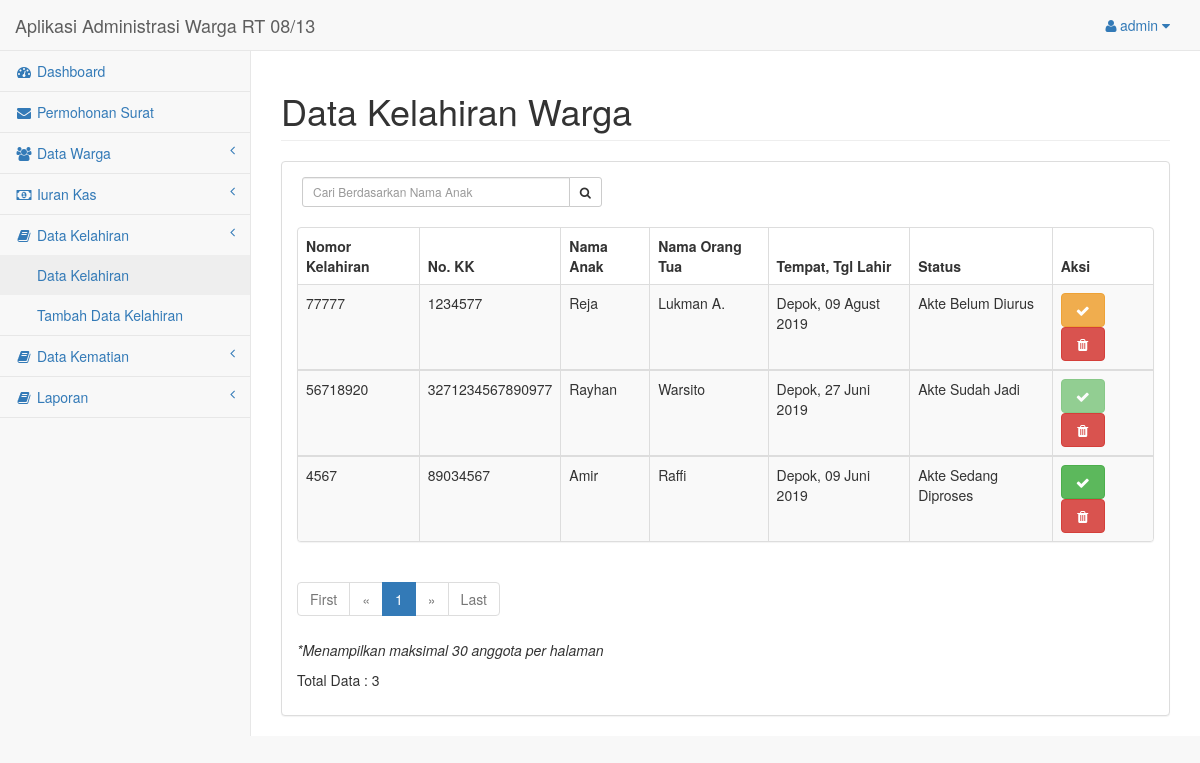
/halaman_admin/kelahiran-list.php (signed in), run on the app's committed database.
### tables this page shows
CREATE TABLE `tabel_kelahiran` (
  `no_kelahiran` varchar(30) NOT NULL,
  `no_kk` varchar(30) NOT NULL,
  `nama_anak` varchar(50) NOT NULL,
  `tempat_lahir1` varchar(20) NOT NULL,
  `tgl_lahir1` varchar(30) NOT NULL,
  `jk` varchar(10) NOT NULL,
  `status` varchar(30) NOT NULL
);

CREATE TABLE `tabel_warga` (
  `no_kk` varchar(30) NOT NULL,
  `nik` varchar(30) NOT NULL,
  `nama` varchar(50) NOT NULL,
  `jk` varchar(10) NOT NULL,
  `tempat_lahir` varchar(20) NOT NULL,
  `tgl_lahir` varchar(30) NOT NULL,
  `agama` varchar(20) NOT NULL,
  `pekerjaan` varchar(20) NOT NULL,
  `pendidikan` varchar(20) NOT NULL,
  `status_kawin` varchar(12) NOT NULL,
  `status_keluarga` varchar(20) NOT NULL
);

### halaman_admin/function.php (called while the page is built, shortened)
<?php
function tanggal_tabel($tanggal){
	$bulan = array(1 => 'Jan', 'Feb', 'Mar', 'Apr', 'Mei', 'Juni', 'Juli', 'Agust', 'Sept', 'Okt', 'Nov', 'Des');
	$split = explode('-', $tanggal);
	return $split[2] . ' ' . $bulan[(int)$split[1]] . ' ' . $split[0];
}
?>

### halaman_admin/kelahiran-list.php (the view, shortened to what this page needs)
<?php
include("layout-header.php");
include("function.php");
?>
<div id="page-wrapper">
    <div class="row">
        <div class="col-lg-12">
            <h1 class="page-header">Data Kelahiran Warga</h1>
        </div>
    </div>
    <div class="row">
        <div class="col-lg-12">
            <div class="panel panel-default">
                <div class="panel-body">
                    <div class="row">
                        <div class="row">
                         <div class="box-tools" style="width: 300px; margin-left: 35px; margin-bottom: 20px;">
                            <form action="kelahiran-list.php" method="GET">
                                <div class="input-group">
                                    <input type='text' class="form-control input-sm pull-right" name='qcari' placeholder='Cari Berdasarkan Nama Anak' required />
                                    <div class="input-group-btn">
                                        <button class="btn btn-sm btn-default" type="submit"><i class="fa fa-search"></i></button>
                                    </div>
                                </div>
                            </form>
                        </div>
                    </div>
                    <div class="col-lg-12">
                        <div class="panel panel-default">
                            <div class="table-responsive">
                                <table class="table table-striped table-bordered table-hover">
                                    <?php
                                    $page = (isset($_GET['page'])) ? $_GET['page'] : 1;
                                        $limit = 30;
                                        $limit_start = ($page - 1) * $limit;
                                        if(isset($_GET['qcari'])){
                                            $qcari = $_GET['qcari'];
                                            $sql = "SELECT * FROM tabel_kelahiran, tabel_warga WHERE tabel_kelahiran.nama_anak like '%$qcari%' AND tabel_kelahiran.no_kk = tabel_warga.no_kk AND tabel_warga.status_keluarga = 'Kepala Keluarga'";
                                        } else{
                                            $sql = "SELECT * FROM tabel_kelahiran, tabel_warga WHERE tabel_kelahiran.no_kk = tabel_warga.no_kk AND tabel_warga.status_keluarga = 'Kepala Keluarga' LIMIT ".$limit_start.",".$limit;
                                        }
                                        $query = mysqli_query($koneksi, $sql);
                                        if (mysqli_num_rows($query) < 1) {
                                            echo "Tidak Ada Data";
                                        } else {
                                            echo "<thead>";
                                            echo "<tr>";
                                            echo "<th>Nomor Kelahiran</th>";
                                            echo "<th>No. KK</th>";
                                            echo "<th>Nama Anak</th>";
                                            echo "<th>Nama Orang Tua</th>";
                                            echo "<th>Tempat, Tgl Lahir</th>";
                                            echo "<th>Status</th>";
                                            echo "<th>Aksi</th>";
                                            echo "</tr>";
                                            echo "</thead>";
                                        }
                                        while ($row = mysqli_fetch_array($query)){
                                            echo "<tbody>";
                                            echo "<tr>";
                                            echo "<td>".$row['no_kelahiran']."</td>";
                                            echo "<td>".$row['no_kk']."</td>";
                                            echo "<td>".$row['nama_anak']."</td>";
                                            echo "<td>".$row['nama']."</td>";
                                            echo "<td>".$row['tempat_lahir1'].", ".tanggal_tabel($row['tgl_lahir1'])."</td>";
                                            echo "<td>".$row['status']."</td>";
                                            echo "<td>";
                                            if($row['status'] == 'Akte Belum Diurus'){
                                                echo "<a class='btn btn-warning' data-toggle='tooltip' data-placement='left' title='Proses' href='kelahiran-edit.php?id=".$row['no_kelahiran']."' onClick='return prosesAkte()'><i class='fa fa-check fa-fw'></i></a> <a class='btn btn-danger' data-toggle='tooltip' data-placement='left' title='Hapus' href='kelahiran-hapus.php?id=".$row['no_kelahiran']."' onClick ='return hapus()'><i class='fa fa-trash fa-fw'></i></a> ";
                                            }else if($row['status'] == 'Akte Sedang Diproses'){
                                                echo "<a class='btn btn-success' data-toggle='tooltip' data-placement='left' title='Akte Jadi' href='kelahiran-edit.php?id=".$row['no_kelahiran']."' onClick='return akteJadi()'><i class='fa fa-check fa-fw'></i></a> <a class='btn btn-danger' data-toggle='tooltip' data-placement='left' title='Hapus' href='kelahiran-hapus.php?id=".$row['no_kelahiran']."' onClick ='return hapus()'><i class='fa fa-trash fa-fw'></i></a> ";
                                            }else{
                                                echo "<a class='btn btn-success disabled' data-toggle='tooltip' data-placement='left' title='Akte Jadi' href='kelahiran-edit.php?id=".$row['no_kelahiran']."' onClick='return akteJadi()'><i class='fa fa-check fa-fw'></i></a><a class='btn btn-danger' data-toggle='tooltip' data-placement='left' title='Hapus' href='kelahiran-hapus.php?id=".$row['no_kelahiran']."' onClick ='return hapus()'><i class='fa fa-trash fa-fw'></i></a> ";
                                            }
                                            echo "</td>";
                                            echo "</tr>";
                                            echo "</tbody>";
                                        }
                                        ?>
                                    </table>
                                </div>
                            </div>
                            <div class="row">
                                <div class="col-lg-6">
                                <ul class="pagination">
                                    <?php
                                if ($page == 1) {
                                    ?>
                                    <li class="disabled"><a href="#">First</a></li>
                                    <li class="disabled"><a href="#">&laquo;</a></li>
                                    <?php
                                } else {
                                    $link_prev = ($page > 1) ? $page - 1 : 1;
                                    ?>
                                    <li><a href="kelahiran-list.php?page=1">First</a></li>
                                    <li><a href="kelahiran-list?page=<?php echo $link_prev; ?>">&laquo;</a></li>
                                    <?php
                                }
                                ?>
                                <?php
                                $sql2 = "SELECT COUNT(*) AS jmlh FROM tabel_kelahiran";
                                $query2 = mysqli_query($koneksi, $sql2);
                                $get_jumlah = mysqli_fetch_array($query2);
                                $jumlah_page = ceil($get_jumlah['jmlh'] / $limit);
                                $jumlah_number = 3;
                                $start_number = ($page > $jumlah_number) ? $page - $jumlah_number : 1;
                                $end_number = ($page < ($jumlah_page - $jumlah_number)) ? $page + $jumlah_number : $jumlah_page;
                                for ($i = $start_number; $i <= $end_number; $i++) {
                                    $link_active = ($page == $i) ? 'class="active"' : '';
                                    ?>
                                    <li <?php echo $link_active; ?>><a href="kelahiran-list.php?page=<?php echo $i; ?>"><?php echo $i; ?></a></li>
                                    <?php
                                }
                                ?>
                                <?php
                                if ($page == $jumlah_page) {
                                    ?>
                                    <li class="disabled"><a href="#">&raquo;</a></li>
                                    <li class="disabled"><a href="#">Last</a></li>
                                    <?php
                                } else {
                                    $link_next = ($page < $jumlah_page) ? $page + 1 : $jumlah_page;
                                    ?>
                                    <li><a href="kelahiran-list.php?page=<?php echo $link_next; ?>">&raquo;</a></li>
                                    <li><a href="kelahiran-list.php?page=<?php echo $jumlah_page; ?>">Last</a></li>
                                    <?php
                                }
                                ?>
                            </ul>
                        </div>
                    </div>
                    <p><i>*Menampilkan maksimal 30 anggota per halaman</i></p>
                    <p>Total Data : <?php echo mysqli_num_rows($query);  ?></p>
                </div>
            </div>
        </div>
    </div>
</div>
</div>
</div>
</div>
<?php include("layout-footer.php"); ?>

### data on the page
tabel_kelahiran: no_kelahiran "77777", tabel_warga.no_kk "1234577", nama_anak "Reja", tabel_warga.nama "Lukman A.", tempat_lahir1 "Depok", tgl_lahir1 "09 Agust 2019", status "Akte Belum Diurus"
tabel_kelahiran: no_kelahiran "56718920", tabel_warga.no_kk "3271234567890977", nama_anak "Rayhan", tabel_warga.nama "Warsito", tempat_lahir1 "Depok", tgl_lahir1 "27 Juni 2019", status "Akte Sudah Jadi"
tabel_kelahiran: no_kelahiran "4567", tabel_warga.no_kk "89034567", nama_anak "Amir", tabel_warga.nama "Raffi", tempat_lahir1 "Depok", tgl_lahir1 "09 Juni 2019", status "Akte Sedang Diproses"

### other printed values
$_SESSION['username'] "admin"
mysqli_num_rows($query) "3"
